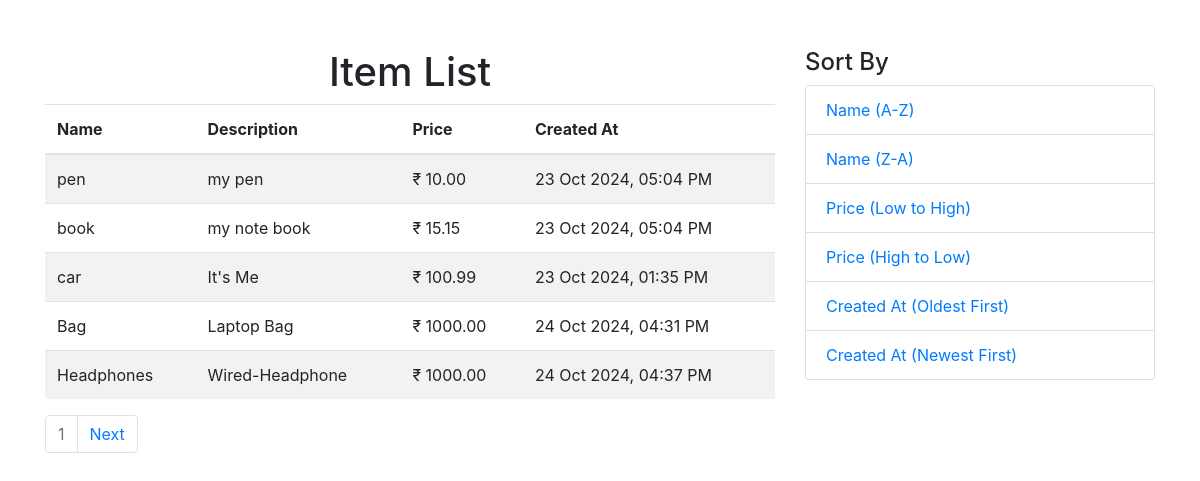
The page /?sort=price on the database its author committed.
### items/models.py (models this page shows, shortened)
class Item(models.Model):
    name = models.CharField(max_length=50)
    description = models.TextField()
    price = models.DecimalField(max_digits=9, decimal_places=2)
    created_at = models.DateTimeField(auto_now_add=True)

### items/views.py (the view)
# urls.py: path('',views.item_list, name="item_list"),
def item_list(request):
    sort_by = request.GET.get('sort', 'name')
    if sort_by not in ['name', '-name', 'price', '-price', 'created_at', '-created_at']:
        sort_by = 'name'
    if 'name' in sort_by:
        if sort_by.startswith('-'):
            items = Item.objects.all().annotate(lower_name=Lower('name')).order_by('-lower_name')
        else:
            items = Item.objects.all().annotate(lower_name=Lower('name')).order_by('lower_name')
    else:
        items = Item.objects.all().order_by(sort_by)
    paginator = Paginator(items, 5)
    page_number = request.GET.get('page')
    page_obj = paginator.get_page(page_number)
    return render(request, 'index.html', {'page_obj': page_obj, 'sort_by': sort_by})

### templates/index.html (shortened to what this page needs)
<!DOCTYPE html>
<html lang="en">
<head>
    <link href="https://stackpath.bootstrapcdn.com/bootstrap/4.5.2/css/bootstrap.min.css" rel="stylesheet">
</head>
<body>
    <div class="container mt-5">
        <div class="row">
            <div class="col-md-8">
                <h1 class="text-center">Item List</h1>
                <table class="table table-striped">
                    <thead>
                        <tr>
                            <th>Name</th>
                            <th>Description</th>
                            <th>Price</th>
                            <th>Created At</th>
                        </tr>
                    </thead>
                    <tbody>
                        {% for item in page_obj %}
                        <tr>
                            <td>{{ item.name }}</td>
                            <td>{{ item.description }}</td>
                            <td>₹ {{ item.price}}</td>
                            <td>{{ item.created_at|date:"d M Y, h:i A" }}</td>
                        </tr>
                        {% endfor %}
                    </tbody>
                </table>
                <nav>
                    <ul class="pagination">
                        <li class="page-item disabled"><span class="page-link">{{ page_obj.number }}</span></li>
                        {% if page_obj.has_next %}
                        <li class="page-item">
                            <a class="page-link" href="?page={{ page_obj.next_page_number }}&sort={{ sort_by }}">Next</a>
                        </li>
                        {% endif %}
                    </ul>
                </nav>
            </div>
            <div class="col-md-4">
                <h4>Sort By</h4>
                <ul class="list-group">
                    <li class="list-group-item">
                        <a href="?sort=name">Name (A-Z)</a>
                    </li>
                    <li class="list-group-item">
                        <a href="?sort=-name">Name (Z-A)</a>
                    </li>
                    <li class="list-group-item">
                        <a href="?sort=price">Price (Low to High)</a>
                    </li>
                    <li class="list-group-item">
                        <a href="?sort=-price">Price (High to Low)</a>
                    </li>
                    <li class="list-group-item">
                        <a href="?sort=created_at">Created At (Oldest First)</a>
                    </li>
                    <li class="list-group-item">
                        <a href="?sort=-created_at">Created At (Newest First)</a>
                    </li>
                </ul>
            </div>
        </div>
    </div>
</body>
</html>

### rows shown on the page
Item: name "pen", description "my pen", price "10.00", created_at "23 Oct 2024, 05:04 PM"
Item: name "book", description "my note book", price "15.15", created_at "23 Oct 2024, 05:04 PM"
Item: name "car", description "It's Me", price "100.99", created_at "23 Oct 2024, 01:35 PM"
Item: name "Bag", description "Laptop Bag", price "1000.00", created_at "24 Oct 2024, 04:31 PM"
Item: name "Headphones", description "Wired-Headphone", price "1000.00", created_at "24 Oct 2024, 04:37 PM"

### other values the page prints
{{ page_obj.number }} "1"
